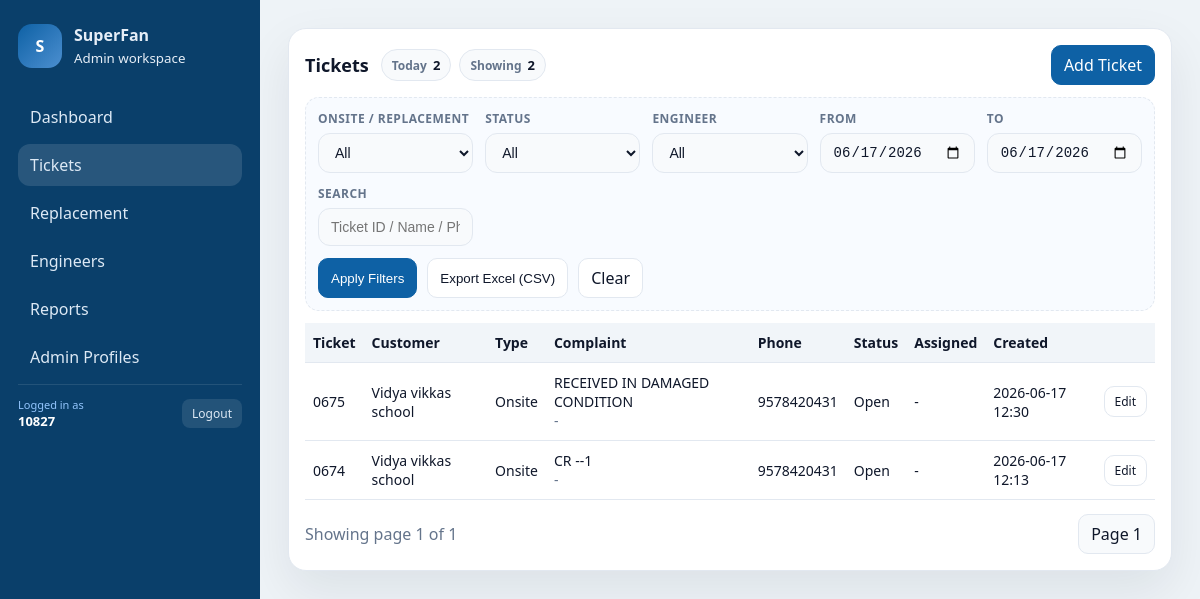
Screenshot of /panel/tickets/ (signed in) with the database file from the repository.
### core/models.py (models this page shows, shortened)
class Ticket(models.Model):
    ticket_id = models.CharField(max_length=30, unique=True, blank=True)
    customer = models.ForeignKey(Customer, on_delete=models.PROTECT, related_name='tickets')
    location = models.CharField(max_length=120)
    issue = models.TextField()
    issue_notes = models.TextField(blank=True)
    model = models.TextField(blank=True)
    serial_number = models.CharField(max_length=120, blank=True)
    mfg_date = models.DateField(null=True, blank=True)
    purchase_date = models.DateField(null=True, blank=True)
    new_fan_complaint = models.BooleanField(default=False)
    repeated_complaint_count = models.PositiveIntegerField(null=True, blank=True)
    service_type = models.CharField(max_length=20, choices=TicketServiceType.choices, default=TicketServiceType.ONSITE)
    status = models.CharField(max_length=20, choices=TicketStatus.choices, default=TicketStatus.OPEN)
    assigned_engineer = models.ForeignKey(EngineerProfile, on_delete=models.SET_NULL, null=True, blank=True, related_name='tickets')
    created_by = models.ForeignKey(settings.AUTH_USER_MODEL, on_delete=models.SET_NULL, null=True, blank=True, related_name='created_tickets')
    created_at = models.DateTimeField(auto_now_add=True)
    assigned_at = models.DateTimeField(null=True, blank=True)
    started_at = models.DateTimeField(null=True, blank=True)
    completed_at = models.DateTimeField(null=True, blank=True)
    qr_code = models.CharField(max_length=120, blank=True)

class Customer(models.Model):
    name = models.CharField(max_length=120)
    address = models.CharField(max_length=255, blank=True)
    contact_name = models.CharField(max_length=120, blank=True)
    contact_phone = models.CharField(max_length=30, blank=True)
    active = models.BooleanField(default=True)
    created_at = models.DateTimeField(auto_now_add=True)

### core/panel_views.py (the view, shortened to what this page needs)
# urls.py: path("tickets/", panel_views.panel_tickets, name="panel_tickets"),
@login_required(login_url="/panel/login/")
def panel_tickets(request):
    if not request.user.is_staff:
        return redirect("panel:panel_login")
    if request.GET.get("clear") == "1":
        request.session.pop(TICKET_LAST_QUERY_SESSION_KEY, None)
        return redirect("panel:panel_tickets")
    has_ticket_state = any(key in request.GET for key in TICKET_STATE_QUERY_KEYS)
    if not has_ticket_state:
        last_query = request.session.get(TICKET_LAST_QUERY_SESSION_KEY, "")
        if last_query:
            return redirect(f"{reverse('panel:panel_tickets')}?{last_query}")
    today = timezone.localdate()
    today_tickets_count = Ticket.objects.filter(created_at__date=today).count()
    saved_views = _get_saved_views_for_page(request.user, SavedViewPageType.TICKETS)
    selected_view_id = (request.GET.get("view") or "").strip()
    active_saved_view = None
    if selected_view_id.isdigit():
        active_saved_view = saved_views.filter(id=int(selected_view_id)).first()
    elif request.method != "POST" and not any(key in request.GET for key in ("service_type", "status", "engineer", "search", "date_from", "date_to", "columns", "page")):
        active_saved_view = saved_views.filter(is_default=True).first()
        if active_saved_view:
            selected_view_id = str(active_saved_view.id)
    initial_filters = {key: "" for key in TICKET_FILTER_KEYS}
    visible_columns = list(DEFAULT_TICKET_COLUMNS)
    if active_saved_view:
        initial_filters.update(active_saved_view.filters or {})
        visible_columns = _normalize_columns(SavedViewPageType.TICKETS, active_saved_view.columns or [])
    else:
        for key in TICKET_FILTER_KEYS:
            if key in request.GET:
                initial_filters[key] = request.GET.get(key, "").strip()
        if "columns" in request.GET:
            visible_columns = _normalize_columns(SavedViewPageType.TICKETS, request.GET.getlist("columns"))
    tickets = Ticket.objects.select_related("customer", "created_by", "assigned_engineer", "assigned_engineer__user").all()
    service_type = initial_filters["service_type"]
    status = initial_filters["status"]
    engineer_id = initial_filters["engineer"]
    customer_id = request.GET.get("customer", "").strip()
    search = initial_filters["search"]
    date_from = initial_filters["date_from"]
    date_to = initial_filters["date_to"]
    if service_type:
        tickets = tickets.filter(service_type=service_type)
    if status:
        tickets = tickets.filter(status=status)
    if engineer_id:
        tickets = tickets.filter(assigned_engineer_id=engineer_id)
    if customer_id:
        tickets = tickets.filter(customer_id=customer_id)
    if date_from and not search:
        parsed = parse_date(date_from)
        if parsed:
            tickets = tickets.filter(created_at__date__gte=parsed)
    if date_to and not search:
        parsed = parse_date(date_to)
        if parsed:
            tickets = tickets.filter(created_at__date__lte=parsed)
    if not any([service_type, status, engineer_id, customer_id, search, date_from, date_to]):
        tickets = tickets.filter(created_at__date=today)
        date_from = date_to = today.isoformat()
    filtered_count = tickets.count()
    non_replacement = tickets.exclude(service_type=TicketServiceType.REPLACEMENT)
    replacements = tickets.filter(service_type=TicketServiceType.REPLACEMENT)
    stats = {
        'total': tickets.count(),
        'open': non_replacement.filter(status=TicketStatus.OPEN).count(),
        'assigned': non_replacement.filter(status=TicketStatus.ASSIGNED).count(),
        'in_progress': non_replacement.filter(status=TicketStatus.IN_PROGRESS).count(),
        'completed': non_replacement.filter(status=TicketStatus.COMPLETED).count(),
        'replacements': replacements.count(),
        'engineers': EngineerProfile.objects.count(),
        'customers': Customer.objects.count(),
        'reports': Report.objects.count(),
        'admins': AdminProfile.objects.count(),
    }
    filters_applied = any([service_type, status, engineer_id, customer_id, search, date_from, date_to])
    tickets = tickets.order_by("-created_at")
    if request.GET.get("export") == "csv" and filters_applied:
        return _write_ticket_csv(tickets)
    page_obj = None
    page_query = ""
    if filters_applied:
        paginator = Paginator(tickets, 10)
        page_obj = paginator.get_page(request.GET.get("page"))
        tickets = page_obj.object_list
        page_query_params = request.GET.copy()
        page_query_params.pop("page", None)
        page_query = page_query_params.urlencode()
    state_query = request.GET.copy()
    if "clear" in state_query:
        state_query.pop("clear", None)
    if any(state_query.get(key, "").strip() for key in TICKET_STATE_QUERY_KEYS if key != "page"):
        request.session[TICKET_LAST_QUERY_SESSION_KEY] = state_query.urlencode()
    elif state_query.get("view", "").strip():
        request.session[TICKET_LAST_QUERY_SESSION_KEY] = state_query.urlencode()
    else:
        request.session.pop(TICKET_LAST_QUERY_SESSION_KEY, None)
    engineers = EngineerProfile.objects.select_related("user").order_by("user__username")
    customers = Customer.objects.order_by("name")
    return render(
        request,
        "panel/tickets.html",
        {
            "tickets": tickets,
            "page_title": "Tickets",
            "engineers": engineers,
            "customers": customers,
            "page_obj": page_obj,
            "page_query": page_query,
            "saved_views": saved_views,
            "active_saved_view": active_saved_view,
            "selected_view_id": selected_view_id,
            "ticket_column_choices": TICKET_COLUMN_CHOICES,
            "visible_columns": visible_columns,
            "empty_colspan": len(visible_columns) + 1,
            "filters": {
                "service_type": service_type,
                "status": status,
                "engineer": engineer_id,
                "customer": customer_id,
                "search": search,
                "date_from": date_from,
                "date_to": date_to,
            },
            "stats": stats,
            "today_tickets_count": today_tickets_count,
            "filtered_count": filtered_count,
        },
    )

### templates/panel/tickets.html (shortened to what this page needs)
{% extends "panel/base.html" %}
{% block content %}
  <div class="card">
    <div class="page-head">
      <div class="page-head-main">
        <div class="page-head-title">Tickets</div>
        <div class="result-summary">
          <div class="result-chip">
            <span class="result-chip-label">Today</span>
            <span class="result-chip-value">{{ today_tickets_count }}</span>
          </div>
          <div class="result-chip">
            <span class="result-chip-label">Showing</span>
            <span class="result-chip-value">{{ filtered_count }}</span>
          </div>
        </div>
      </div>
      <div class="page-head-actions">
        <a class="btn primary" href="{% url 'panel:panel_ticket_create' %}">Add Ticket</a>
      </div>
    </div>
    {% if PANEL_SHOW_FILTERS %}
      <form class="filters" method="get">
        <div class="inline">
          <div>
            <label>Onsite / Replacement</label>
            <select name="service_type">
              <option value="">All</option>
            </select>
          </div>
          <div>
            <label>Status</label>
            <select name="status">
              <option value="">All</option>
            </select>
          </div>
          <div>
            <label>Engineer</label>
            <select name="engineer">
              <option value="">All</option>
            </select>
          </div>
          <div>
            <label>From</label>
            <input type="date" name="date_from" value="{{ filters.date_from }}" />
          </div>
          <div>
            <label>To</label>
            <input type="date" name="date_to" value="{{ filters.date_to }}" />
          </div>
        </div>
        <div class="inline">
          <div>
            <label>Search</label>
            <input type="text" name="search" placeholder="Ticket ID / Name / Phone / Issue" value="{{ filters.search }}" />
          </div>
        </div>
        <div class="actions">
          <button class="btn primary" type="submit">Apply Filters</button>
          <button class="btn" type="submit" name="export" value="csv" id="export-csv" disabled>Export Excel (CSV)</button>
          <a class="btn" href="{% url 'panel:panel_tickets' %}?clear=1">Clear</a>
        </div>
      </form>
    {% endif %}
    <div style="margin-top:12px;overflow:auto;">
      <table class="table">
        <thead>
          <tr>
            {% if "ticket_id" in visible_columns %}<th>Ticket</th>{% endif %}
            {% if "customer" in visible_columns %}<th>Customer</th>{% endif %}
            {% if "service_type" in visible_columns %}<th>Type</th>{% endif %}
            {% if "complaint" in visible_columns %}<th>Complaint</th>{% endif %}
            {% if "phone" in visible_columns %}<th>Phone</th>{% endif %}
            {% if "status" in visible_columns %}<th>Status</th>{% endif %}
            {% if "assigned" in visible_columns %}<th>Assigned</th>{% endif %}
            {% if "created" in visible_columns %}<th>Created</th>{% endif %}
            <th></th>
          </tr>
        </thead>
        <tbody>
          {% for t in tickets %}
            <tr>
              {% if "ticket_id" in visible_columns %}<td>{{ t.ticket_id }}</td>{% endif %}
              {% if "customer" in visible_columns %}<td>{{ t.customer.name|capfirst }}</td>{% endif %}
              {% if "service_type" in visible_columns %}<td>{{ t.get_service_type_display }}</td>{% endif %}
              {% if "complaint" in visible_columns %}<td>
                <div>{{ t.issue|capfirst }}</div>
                <div class="muted">{{ t.issue_notes|default:"-"|capfirst }}</div>
              </td>{% endif %}
              {% if "phone" in visible_columns %}<td>{{ t.customer.contact_phone|default:"-" }}</td>{% endif %}
              {% if "status" in visible_columns %}<td>{{ t.get_status_display }}</td>{% endif %}
              {% if "assigned" in visible_columns %}<td>{% if t.service_type == "REPLACEMENT" %}-{% elif t.assigned_engineer %}{{ t.assigned_engineer.display_name }}{% else %}-{% endif %}</td>{% endif %}
              {% if "created" in visible_columns %}<td>{{ t.created_at|date:"Y-m-d H:i" }}</td>{% endif %}
              <td>
                <div style="display:flex;gap:6px;align-items:center;flex-wrap:wrap;">
                  <a class="btn" href="{% url 'panel:panel_ticket_edit' t.id %}">Edit</a>
                </div>
              </td>
            </tr>
          {% empty %}
            <tr><td colspan="{{ empty_colspan }}" class="muted">No tickets found.</td></tr>
          {% endfor %}
        </tbody>
      </table>
    </div>
    {% if page_obj %}
      <div style="margin-top:14px;display:flex;align-items:center;justify-content:space-between;gap:12px;flex-wrap:wrap;">
        <div class="muted">Showing page {{ page_obj.number }} of {{ page_obj.paginator.num_pages }}</div>
        <div style="display:flex;gap:8px;flex-wrap:wrap;">
          <span class="btn" style="pointer-events:none;background:#f8fafc;">Page {{ page_obj.number }}</span>
        </div>
      </div>
    {% endif %}
  </div>
{% endblock %}

### templates/panel/base.html (shortened to what this page needs)
{% load static %}
<!DOCTYPE html>
<html lang="en">
  <head>
  </head>
  <body>
    <div class="shell">
      <aside class="sidebar">
        <div class="brand">
          <div class="brand-badge">S</div>
          <div>
            <div style="font-weight:700;">SuperFan</div>
            <small>Admin workspace</small>
          </div>
        </div>
        <nav class="nav">
          <a href="/panel/" class="{% if page_title == 'Dashboard' %}active{% endif %}">Dashboard</a>
          <a href="/panel/tickets/" class="{% if page_title == 'Tickets' %}active{% endif %}">Tickets</a>
          <a href="/panel/replacements/" class="{% if page_title == 'Replacement' %}active{% endif %}">Replacement</a>
          <a href="/panel/engineers/" class="{% if page_title == 'Engineers' %}active{% endif %}">Engineers</a>
          <a href="/panel/reports/" class="{% if page_title == 'Reports' %}active{% endif %}">Reports</a>
          <a href="/panel/admins/" class="{% if page_title == 'Admin Profiles' %}active{% endif %}">Admin Profiles</a>
          <div style="margin-top:auto;padding-top:12px;border-top:1px solid rgba(255,255,255,0.1);display:flex;align-items:center;justify-content:space-between;gap:8px;">
            <div>
              <div style="font-size:11px;color:#93c5fd;">Logged in as</div>
              <div style="font-weight:600;color:white;font-size:13px;">{{ user.get_full_name|default:user.username }}</div>
            </div>
            <a href="/panel/logout/" onclick="document.getElementById('logout-modal').style.display='flex';return false;" style="padding:6px 10px;background:rgba(255,255,255,0.1);border-radius:8px;color:#dde9f5;font-size:12px;">Logout</a>
          </div>
        </nav>
      </aside>
      <main class="content">
        {% block content %}{% endblock %}
      </main>
    </div>
  </body>
</html>

### rows the page displays
Ticket: ticket_id "0675", customer.name "Vidya vikkas school", service_type "Onsite", issue "RECEIVED IN DAMAGED CONDITION", issue_notes "-", customer.contact_phone "9578420431", status "Open", created_at "2026-06-17 12:30"
Ticket: ticket_id "0674", customer.name "Vidya vikkas school", service_type "Onsite", issue "CR --1", issue_notes "-", customer.contact_phone "9578420431", status "Open", created_at "2026-06-17 12:13"

### other values shown
{{ user.get_full_name|default:user.username }} "10827"
{{ today_tickets_count }} "2"
{{ filtered_count }} "2"
{{ page_obj.number }} "1"
{{ page_obj.paginator.num_pages }} "1"
